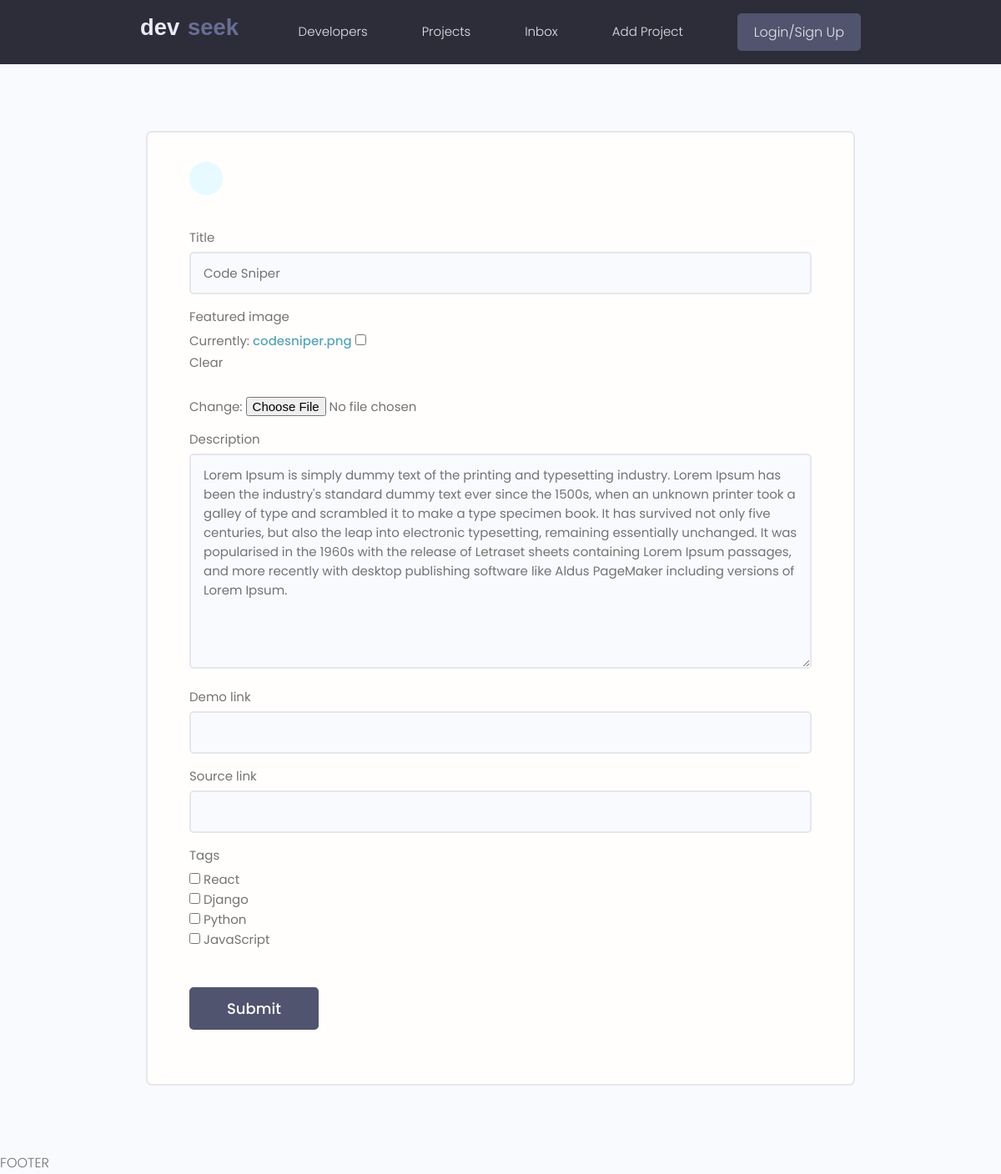
/update-project/812736f047f74330a30c349299b4378a/, run on an earlier commit of the app's database.
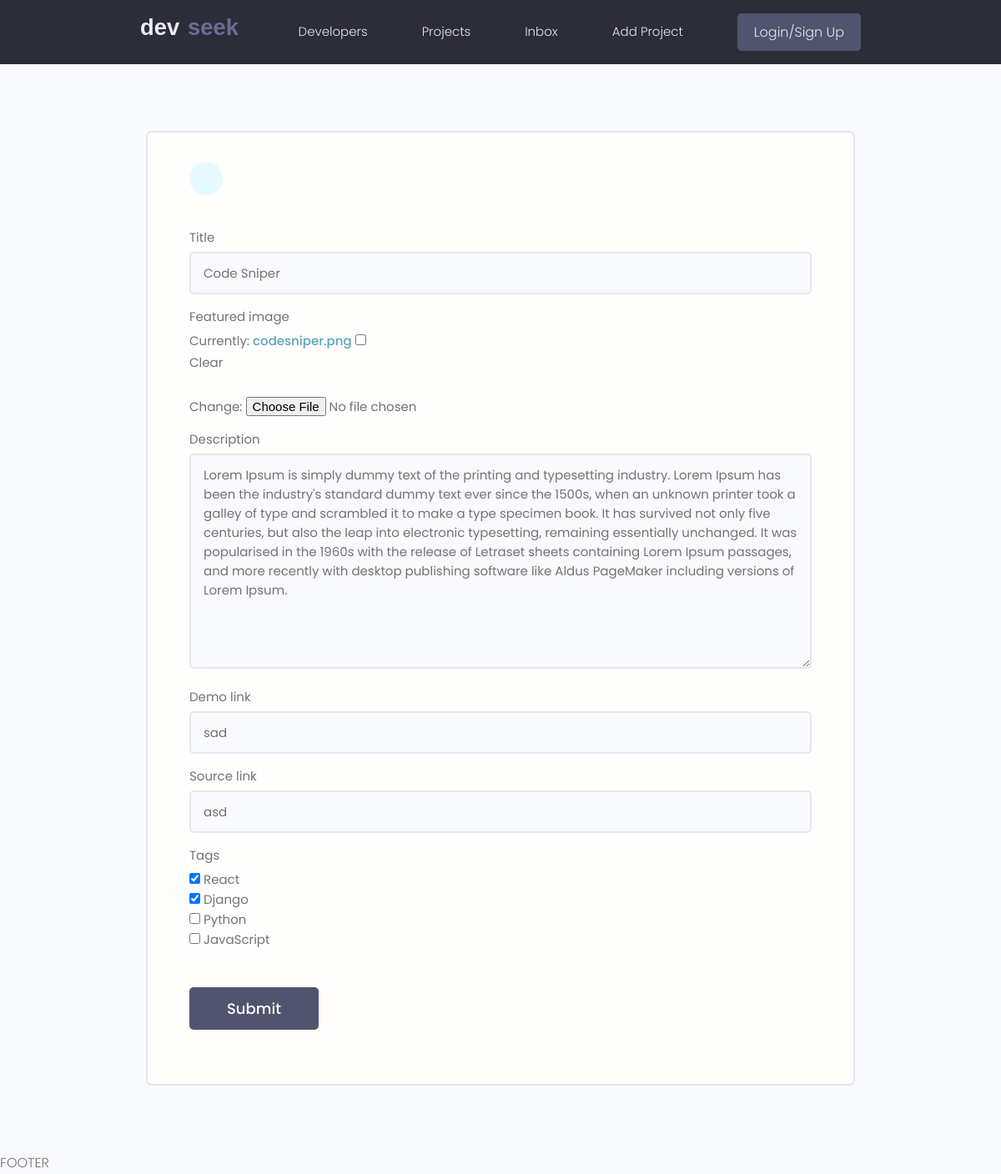
And on a later commit of the database.
### projects/models.py (models this page shows, shortened)
class Project(models.Model):
    title = models.CharField(max_length=200)
    description = models.TextField(null=True, blank=True)
    featured_image = models.ImageField(null=True, blank=True,default="default.jpg")
    demo_link = models.CharField(max_length=2000, null=True, blank=True)
    source_link = models.CharField(max_length=2000, null=True, blank=True)
    tags = models.ManyToManyField('Tag', blank=True)
    vote_total = models.IntegerField(default=0, null=True, blank=True)
    vote_ratio = models.IntegerField(default=0, null=True, blank=True)
    created = models.DateTimeField(auto_now_add=True)
    id = models.UUIDField(default=uuid.uuid4, unique=True, primary_key=True, editable=False)

### projects/views.py (the view)
# urls.py: path('update-project/<str:pk>/', views.updateProject, name="update-project"),
def updateProject(request, pk):
    project = Project.objects.get(id=pk)
    form = ProjectForm(instance=project)
    if request.method == 'POST':
        form = ProjectForm(request.POST, request.FILES, instance=project)
        if form.is_valid():
            form.save()
            return redirect('projects')
    context = {'form': form}
    return render(request, "projects/project_form.html", context)

### projects/forms.py
class ProjectForm(ModelForm):
    class Meta:
        model = Project
        fields = ['title', 'featured_image', 'description',
                  'demo_link', 'source_link', 'tags']
        widgets = {
            'tags': forms.CheckboxSelectMultiple(),
        }
    def __init__(self, *args, **kwargs):
        super(ProjectForm, self).__init__(*args, **kwargs)
        for name, field in self.fields.items():
            field.widget.attrs.update({'class': 'input'})

### projects/models.py (called while the page is built)
    def __str__(self):
        return self.name

### projects/templates/projects/project_form.html (shortened to what this page needs)
{% extends 'main.html' %}
{% block content %}
    <main class="formPage my-xl">
        <div class="content-box">
            <div class="formWrapper">
                <a class="backButton" href="#"></a>
                <br>
                {% for field in form %}
                <form class="form" method="POST" enctype="multipart/form-data">
                    <div class="form__field">
                        <label for="formInput#text">{{field.label}}</label>
                        {{field}}
                    </div>
                    {% endfor %}
                    <input class="btn btn--sub btn--lg  my-md" type="submit" value="Submit" />
                </form>
            </div>
        </div>
    </main>
{% endblock %}

What changed in the data, as far as the page shows it:
changed Project "Code Sniper": demo_link (not shown) → "sad"; source_link (not shown) → "asd"
Also different on the page:
form field tags: "☐ ☐ ☐ ☐" → "☑ ☑ ☐ ☐"
